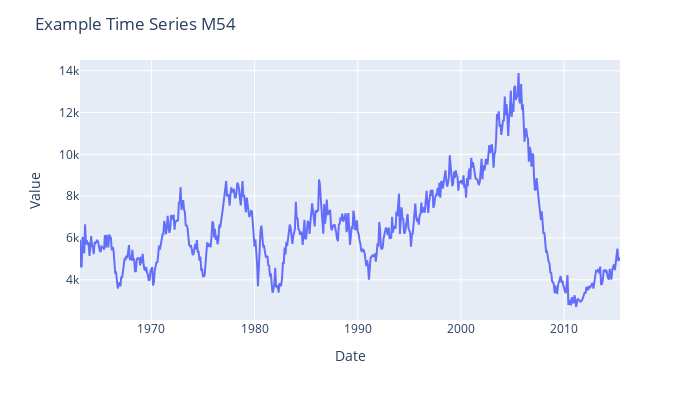

The notebook cell saved with this chart:
### Code cell
fig = px.line(x=ts.ds, y=ts.y, color_discrete_sequence=["#4561a8"])
fig.update_layout(title="Example Time Series M54", xaxis_title="Date", yaxis_title="Value", width=700, height=400)
fig.write_html("ts.html")
fig

### Figure 1 — Plotly figure (JSON) as saved in the notebook; plotly's stock layout.template omitted (floating-point values rounded to 4 significant figures; data arrays with more than 128 entries replaced by an {"elided": "..."} marker saying what was removed)
{"data": [{"hovertemplate": "x=%{x}<br>y=%{y}<extra></extra>", "legendgroup": "", "line": {"color": "#636efa", "dash": "solid"}, "marker": {"symbol": "circle"}, "mode": "lines", "name": "", "orientation": "v", "showlegend": false, "type": "scatter", "x": {"elided": "629 str values"}, "xaxis": "x", "y": {"elided": "629 int values"}, "yaxis": "y"}], "layout": {"height": 400, "legend": {"tracegroupgap": 0}, "margin": {"t": 60}, "title": {"text": "Example Time Series M54"}, "width": 700, "xaxis": {"anchor": "y", "domain": [0, 1], "title": {"text": "Date"}}, "yaxis": {"anchor": "x", "domain": [0, 1], "title": {"text": "Value"}}}}
